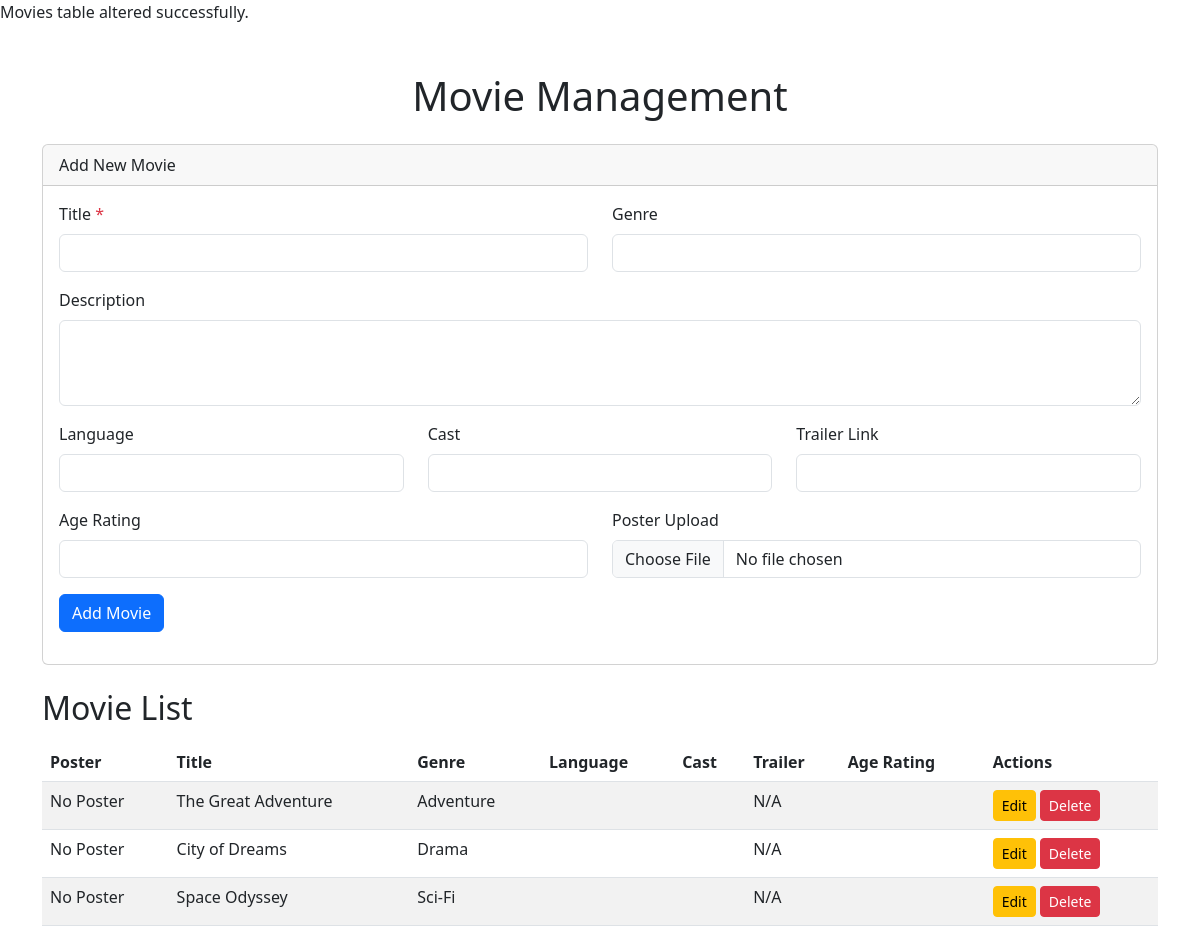
/movies_crud.php, run on the app's committed database.
### tables this page shows
CREATE TABLE movies (
    movie_id INT AUTO_INCREMENT PRIMARY KEY,
    title VARCHAR(255) NOT NULL,
    genre VARCHAR(100),
    director VARCHAR(100),
    release_date DATE,
    duration_minutes INT,
    description TEXT,
    rating DECIMAL(3, 1)
);

### movies_crud.php (the view, shortened to what this page needs)
<?php
$conn = new mysqli(DB_HOST, DB_USER, DB_PASS, DB_NAME);
    $movies = [];
    $movie_to_edit = null;
    $sql = "SELECT * FROM movies";
    $movies_result = $conn->query($sql);
    if ($movies_result) {
        while($row = $movies_result->fetch_assoc()) {
            $movies[] = $row;
        }
    } else {
        $message = "Error fetching movies: " . $conn->error;
    }
?>
<!DOCTYPE html>
<html lang="en">
<head>
    <link href="https://cdn.jsdelivr.net/npm/bootstrap@5.3.0/dist/css/bootstrap.min.css" rel="stylesheet">
</head>
<body>
    <div class="container mt-5">
        <h1 class="mb-4 text-center">Movie Management</h1>
        <div class="card mb-4">
            <div class="card-header">
                <?php echo isset($movie_to_edit) ? 'Edit Movie' : 'Add New Movie'; ?>
            </div>
            <div class="card-body">
                <form action="movies_crud.php" method="POST" enctype="multipart/form-data">
                    <div class="row mb-3">
                        <div class="col-md-6">
                            <label for="title" class="form-label">Title <span class="text-danger">*</span></label>
                            <input type="text" class="form-control" id="title" name="title" value="<?php echo isset($movie_to_edit) ? htmlspecialchars($movie_to_edit['title']) : ''; ?>" required>
                        </div>
                        <div class="col-md-6">
                            <label for="genre" class="form-label">Genre</label>
                            <input type="text" class="form-control" id="genre" name="genre" value="<?php echo isset($movie_to_edit) ? htmlspecialchars($movie_to_edit['genre']) : ''; ?>">
                        </div>
                    </div>
                    <div class="mb-3">
                        <label for="description" class="form-label">Description</label>
                        <textarea class="form-control" id="description" name="description" rows="3"><?php echo isset($movie_to_edit) ? htmlspecialchars($movie_to_edit['description']) : ''; ?></textarea>
                    </div>
                    <div class="row mb-3">
                        <div class="col-md-4">
                            <label for="language" class="form-label">Language</label>
                            <input type="text" class="form-control" id="language" name="language" value="<?php echo isset($movie_to_edit) ? htmlspecialchars($movie_to_edit['language']) : ''; ?>">
                        </div>
                        <div class="col-md-4">
                            <label for="cast" class="form-label">Cast</label>
                            <input type="text" class="form-control" id="cast" name="cast" value="<?php echo isset($movie_to_edit) ? htmlspecialchars($movie_to_edit['cast']) : ''; ?>">
                        </div>
                        <div class="col-md-4">
                            <label for="trailer_link" class="form-label">Trailer Link</label>
                            <input type="url" class="form-control" id="trailer_link" name="trailer_link" value="<?php echo isset($movie_to_edit) ? htmlspecialchars($movie_to_edit['trailer_link']) : ''; ?>">
                        </div>
                    </div>
                    <div class="row mb-3">
                        <div class="col-md-6">
                            <label for="age_rating" class="form-label">Age Rating</label>
                            <input type="text" class="form-control" id="age_rating" name="age_rating" value="<?php echo isset($movie_to_edit) ? htmlspecialchars($movie_to_edit['age_rating']) : ''; ?>">
                        </div>
                        <div class="col-md-6">
                            <label for="poster_path" class="form-label">Poster Upload</label>
                            <input type="file" class="form-control" id="poster_path" name="poster_path" accept="image/*">
                        </div>
                    </div>
                    <button type="submit" class="btn btn-primary">
                        <?php echo isset($movie_to_edit) ? 'Update Movie' : 'Add Movie'; ?>
                    </button>
                </form>
            </div>
        </div>
        <h2 class="mb-3">Movie List</h2>
        <div class="table-responsive">
            <table class="table table-striped table-hover">
                <thead>
                    <tr>
                        <th>Poster</th>
                        <th>Title</th>
                        <th>Genre</th>
                        <th>Language</th>
                        <th>Cast</th>
                        <th>Trailer</th>
                        <th>Age Rating</th>
                        <th>Actions</th>
                    </tr>
                </thead>
                <tbody>
                    <?php if (empty($movies)): ?>
                        <tr>
                            <td colspan="8" class="text-center">No movies found.</td>
                        </tr>
                    <?php else: ?>
                        <?php foreach ($movies as $movie): ?>
                            <tr>
                                <td>
                                    <?php if (!empty($movie['poster_path'])): ?>
                                        <img src="<?php echo htmlspecialchars($movie['poster_path']); ?>" alt="Poster" class="poster-img">
                                    <?php else: ?>
                                        No Poster
                                    <?php endif; ?>
                                </td>
                                <td><?php echo htmlspecialchars($movie['title']); ?></td>
                                <td><?php echo htmlspecialchars($movie['genre']); ?></td>
                                <td><?php echo htmlspecialchars($movie['language']); ?></td>
                                <td><?php echo htmlspecialchars(substr($movie['cast'], 0, 50)) . (strlen($movie['cast']) > 50 ? '...' : ''); ?></td>
                                <td>
                                    <?php if (!empty($movie['trailer_link'])): ?>
                                        <a href="<?php echo htmlspecialchars($movie['trailer_link']); ?>" target="_blank" class="btn btn-sm btn-outline-primary">Watch</a>
                                    <?php else: ?>
                                        N/A
                                    <?php endif; ?>
                                </td>
                                <td><?php echo htmlspecialchars($movie['age_rating']); ?></td>
                                <td>
                                    <a href="movies_crud.php?action=edit&id=<?php echo $movie['movie_id']; ?>" class="btn btn-sm btn-warning">Edit</a>
                                    <a href="movies_crud.php?action=delete&id=<?php echo $movie['movie_id']; ?>" class="btn btn-sm btn-danger" onclick="return confirm('Are you sure you want to delete this movie?');">Delete</a>
                                </td>
                            </tr>
                        <?php endforeach; ?>
                    <?php endif; ?>
                </tbody>
            </table>
        </div>
    </div>
</body>
</html>

### data on the page
movies: title "The Great Adventure", genre "Adventure"
movies: title "City of Dreams", genre "Drama"
movies: title "Space Odyssey", genre "Sci-Fi"
